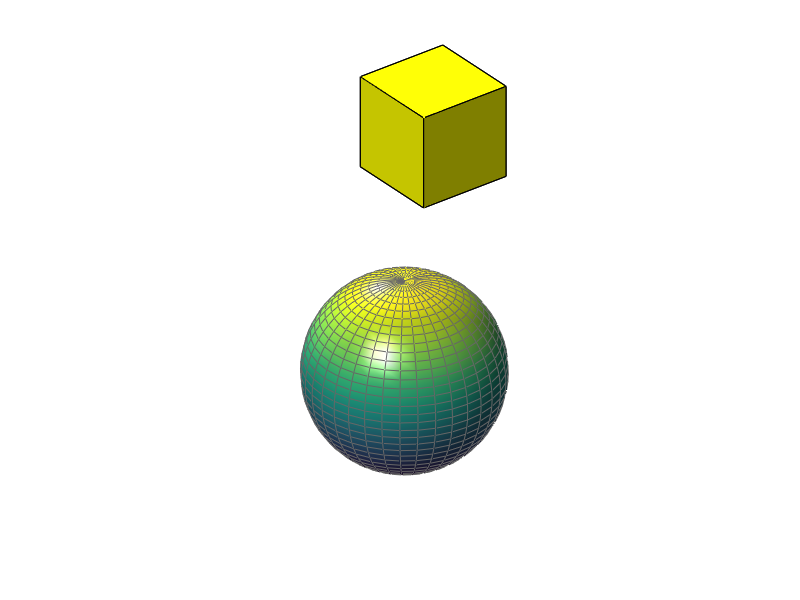

Recreate this plot in MATLAB.
% 灯光定位
function Example25
h0=figure('toolbar','none',...
    'position',[200 150 450 250],...
    'name','Example25');
vert=[1 1 1;1 2 1;2 2 1;2 1 1;
    1 1 2;1 2 2;2 2 2;2 1 2];
fac=[1 2 3 4;2 6 7 3;
    4 3 7 8;1 5 8 4
    1 2 6 5;5 6 7 8];
grid off
sphere(36)
h=findobj('type','surface');
set(h,'facelighting','phong',...
    'facecolor',...
    'interp',...
    'edgecolor',[0.4 0.4 0.4],...
    'backfacelighting',...
    'lit')
hold on
patch('faces',fac,'vertices',vert,...
    'facecolor','y');
light('position',[1 3 2]);
light('position',[-3 -1 3]);
material shiny
axis vis3d off
hold off